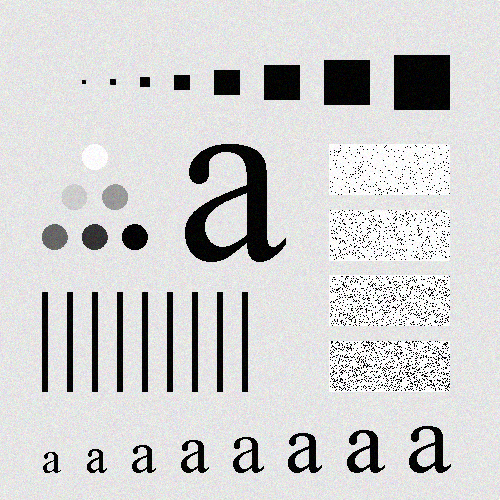
//> input picture Tutorial/Filter_Tutorial_Matlab/Pattern_original_GaussNoise.tif, 500 x 500 px, given in place of the camera
$ ./Filter_Tutorial_Video   (built with g++ and OpenCV 4)
//> lines starting //> are read from the running program, lines starting //| are printed output that depends on the picture
/*------------------------------------------------------/
* Image Proccessing with Deep Learning
* OpenCV : Filter Demo - Video
* Created: 2021-Spring
------------------------------------------------------*/

#include <opencv2/opencv.hpp>
#include <iostream>

using namespace std;
using namespace cv;

int main()
{
	/**********  open the video camera no.0  **********/
	VideoCapture cap(0);

	if (!cap.isOpened()){	// if not success, exit the programm
		cout << "Cannot open the video cam\n";
		return -1;
	}

	namedWindow("MyVideo", CV_WINDOW_AUTOSIZE);


	/**********  Variable Initialize  **********/
	/**********  Variable Initialize  **********/
	int key = 0;
	int filter_type = 0;
	int kernel_size = 5;

	// Laplacian Variable
	int scale = 1;
	int delta = 0;
	int ddepth = CV_16S;

	// Flip Variable
	bool bFlip = false;

	// Video View Variable
	int view = 1;


	while (1)
	{
		Mat src, dst;

		/**********  read a new frame from video  **********/
		bool bSuccess = cap.read(src);
//> src is the input picture: 500 rows x 500 cols, CV_8UC3; mean B, G, R 207.3, 207.3, 207.3

		if (!bSuccess){ 	// if not success, break loop
			cout << "Cannot find a frame from  video stream\n";
			break;
		}

		key = waitKey(30);
//> the key 'b' is pressed
		if (key == 27){  // wait for 'ESC' press for 30ms. If 'ESC' is pressed, break loop
			cout << "ESC key is pressed by user\n";
			break;
		}
		else if (key == 'b' || key == 'B'){
			filter_type = 1;	// blur
			view = 0;
		}
		else if (key == 'l' || key == 'L'){
			filter_type = 2;	// Laplacian
			view = 0;
		}
		else if (key == 'm' || key == 'M'){
			filter_type = 3;	// Median Blur
			view = 0;
		}
		else if (key == 'h' || key == 'H'){
			bFlip = !bFlip;  	// Mirroring
		}
		else if (key == 'z' || key == 'Z'){
			view = 1;		    // View Origin Video   // Initialize
			kernel_size = 5;
		}
		else
			src.copyTo(dst);

		// Control Scale
		if (key == 'u' || key == 'U'){
			kernel_size = kernel_size + 2;
		}
		else if (key == 'd' || key == 'D'){
			if (kernel_size == 1) kernel_size = 3;   // Prevent Error
			kernel_size = kernel_size - 2;
		}


		// Flip Screen
		if (bFlip) {
			flip(src, dst, 90);
			flip(src, src, 90);
		}

		// Define Filter Type
		if (filter_type == 1){
			blur(src, dst, cv::Size(kernel_size, kernel_size), cv::Point(-1, -1));
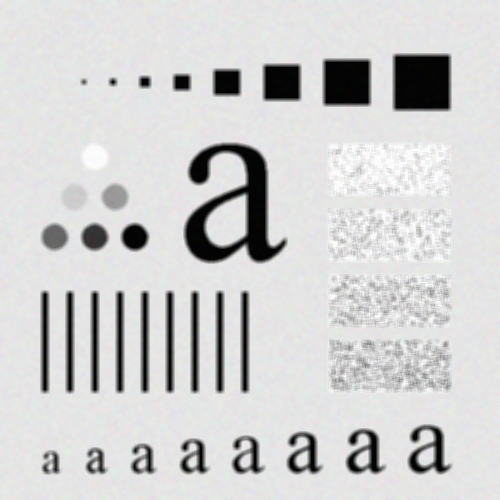
//> dst: 500 rows x 500 cols, CV_8UC3; mean B, G, R 207.3, 207.3, 207.3
//> the key 'l' is pressed
		}
		else if (filter_type == 2){
			Laplacian(src, dst, ddepth, kernel_size, scale, delta, BORDER_DEFAULT);
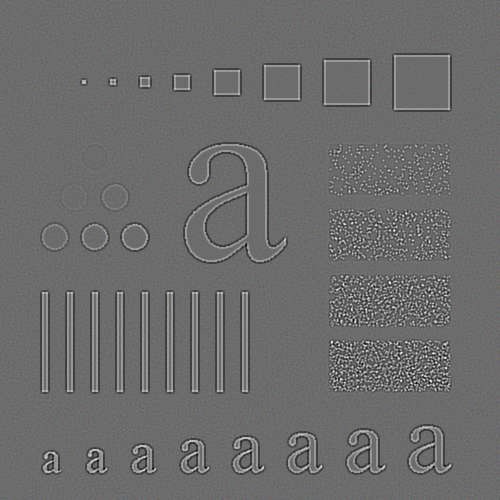
//> dst: 500 rows x 500 cols, CV_16SC3; mean B, G, R 0, -0.1, 0; drawn with min black and max white
			src.convertTo(src, CV_16S);
//> src: 500 rows x 500 cols, CV_16SC3
			cv::Mat result_laplcaian = src - dst;
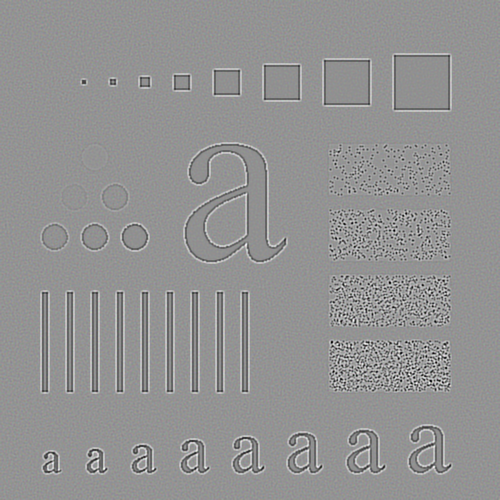
//> result_laplcaian: 500 rows x 500 cols, CV_16SC3; mean B, G, R 207.2, 207.3, 207.3; drawn with min black and max white
			result_laplcaian.convertTo(result_laplcaian, CV_8U);
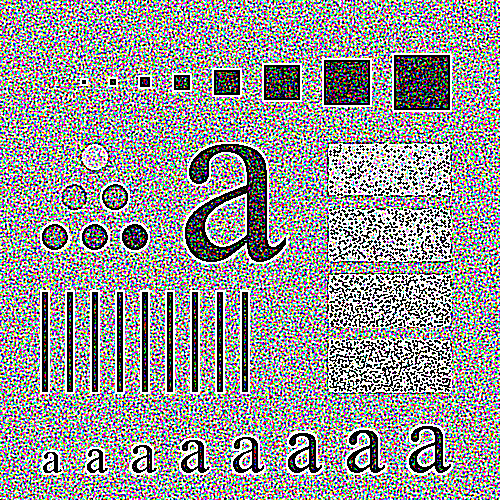
//> result_laplcaian: 500 rows x 500 cols, CV_8UC3; mean B, G, R 151, 151.1, 151
//> the key 'm' is pressed
			result_laplcaian.copyTo(dst);
		}
		else if (filter_type == 3){
			medianBlur(src, dst, kernel_size);
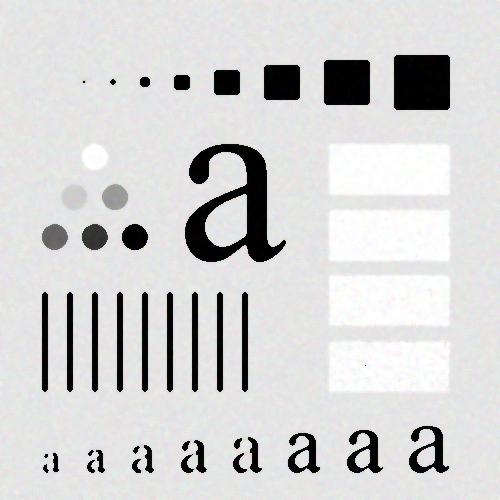
//> dst: 500 rows x 500 cols, CV_8UC3; mean B, G, R 210.3, 210.2, 210.3
//> the Esc key is pressed
		}


		// Display
		if (view == 1) {
			imshow("MyVideo", src);
		}
		else
			imshow("MyVideo", dst);
	}
	return 0;
}
